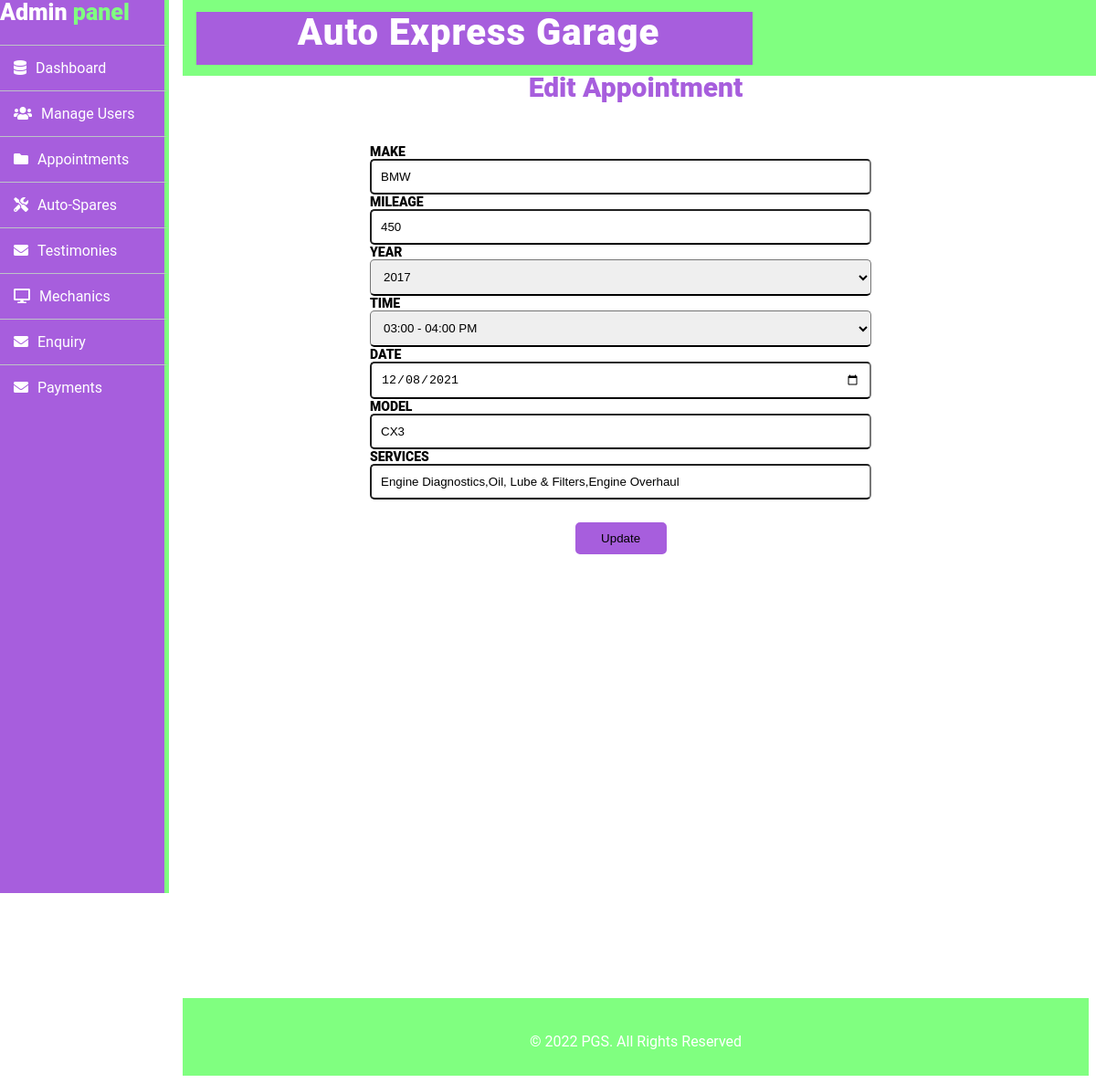
/admin/edit-apoint.php?edit_id=19, run on the app's committed database.
### tables this page shows
CREATE TABLE IF NOT EXISTS `tbl_appointment` (
  `apoint_id` int(11) NOT NULL AUTO_INCREMENT,
  `email` varchar(200) DEFAULT NULL,
  `username` varchar(200) DEFAULT NULL,
  `make` varchar(200) DEFAULT NULL,
  `mileage` decimal(4,0) DEFAULT NULL,
  `year` varchar(200) DEFAULT NULL,
  `adate` varchar(200) DEFAULT NULL,
  `atime` varchar(200) DEFAULT NULL,
  `model` varchar(200) DEFAULT NULL,
  `services` varchar(200) DEFAULT NULL,
  `comments` varchar(200) DEFAULT NULL,
  `bookingdate` timestamp NOT NULL DEFAULT CURRENT_TIMESTAMP,
  `CancelledBy` varchar(5) DEFAULT NULL,
  `status` int(11) DEFAULT NULL,
  `UpdationDate` timestamp NOT NULL DEFAULT CURRENT_TIMESTAMP ON UPDATE CURRENT_TIMESTAMP,
  `name` varchar(250) DEFAULT NULL,
  `status2` int(11) DEFAULT NULL,
  `cost` int(11) DEFAULT NULL,
  `status3` int(10) NOT NULL,
  `paymentM` varchar(250) DEFAULT NULL,
  `refno` varchar(250) DEFAULT NULL,
  PRIMARY KEY (`apoint_id`)
);

### admin/edit-apoint.php (the view, shortened to what this page needs)
<!DOCTYPE html>
<html>
<head>
  <link rel="stylesheet" href="assets/css/style.css">
  <link rel="stylesheet" href="style1.css">
  <link rel="stylesheet" href="fonts/css/all.css">
</head>
<body>
	<?php include('includes/sidebar.php'); ?>
	<?php include('includes/header.php'); ?>
<div class="sidebar-links" id="print">
	<h2>Edit Appointment</h2>
<form method="post" class="form5">
  <?php
$eid=$_GET['edit_id'];
$sql="SELECT * From tbl_appointment WHERE apoint_id=:eid";
$query = $db -> prepare($sql);
$query->bindParam(':eid',$eid,PDO::PARAM_STR);
$query->execute();
$results=$query->fetchAll(PDO::FETCH_OBJ);
$cnt=1;
if($query->rowCount() > 0)
{
foreach($results as $result)
{               ?>
  <div class="form-group">
    <label>MAKE</label>
    <input type="text" name="make" value="<?php echo htmlentities($result->make);?>" required='true'>
  </div>
  <div class="form-group">
    <label>MILEAGE</label>
    <input type="text" name="mileage" value="<?php echo htmlentities($result->mileage);?>"  required='true'>
  </div>
  <div class="form-group">
      <label>YEAR</label>
      <select name="year" value="<?php echo htmlentities($result->year);?>">
        <option><?php echo htmlentities($result->year);?></option>
      </select>
    </div>
  <div class="form-group">
          <label>TIME</label>
      <select name="atime">
        <option><?php echo htmlentities($result->atime);?></option>
      </select>
  </div>
  <div class="form-group">
    <label>DATE</label>
    <input type="date" name="adate" value="<?php echo htmlentities($result->adate);?>"  required='true'>
  </div>
  <div class="form-group">
    <label>MODEL</label>
    <input type="text" name="model" value="<?php echo htmlentities($result->model);?>" readonly='true'  required='true'>
  </div>
  <div class="form-group">
    <label>SERVICES</label>
    <input type="text" name="services" value="<?php echo htmlentities($result->services);?>" readonly='true' required='true'>
  </div>
  <button type="submit" class="btn btn-default" name="submit" id="submit">Update</button>
    <?php $cnt=$cnt+1;}} ?>
</div>
<?php include('includes/footer.php');?>
</body>
</html>

### admin/assets/css/style.css (style rules this page uses)
body { font-family: 'Roboto', sans-serif; background: rgb(255,255,255); background-position: center; }
* { margin-left:0; padding: 0; }
.sidebar-links { margin-left: 200px; text-align: center; padding: 5px 5px 5px 5px; }
.sidebar-links h2 { color: rgb(167,94,221,1); font-weight: 900; font-size: 30px; margin-left: 0%; padding-top: 40px; text-align: center; }
form { padding: 40px; }

### admin/style1.css (style rules this page uses)
body { font-family: 'Roboto', sans-serif; background: rgb(255,255,255); background-position: center; }
* { margin-left:0; padding: 0; }
.sidebar-links .form5 { width: 60%; height:700px; border-radius:8px; padding:20px 20px; box-sizing:border-box; margin-left: 180px; }
.sidebar-links .form5 input,select,option { width:100%; padding:10px; box-sizing:border-box; transition:all .3s; border-bottom:2px solid black; border-radius: 5px; }
.sidebar-links .form5 label { margin-right: 950px; font-size:14px; font-weight: 900; display: flex; }
.sidebar-links .form5 button { padding:8px 12px; margin-top: 25px; background: rgb(167,94,221,1); border:2px solid rgb(167,94,221,1);; width: 100px; cursor:pointer; transition:all .3s; border-radius: 5px; }

### data on the page
tbl_appointment: make "BMW", mileage "450", year "2017", atime "03:00 - 04:00 PM", adate "12/08/2021", model "CX3", services "Engine Diagnostics,Oil, Lube & Filters,Engine Overhaul"
